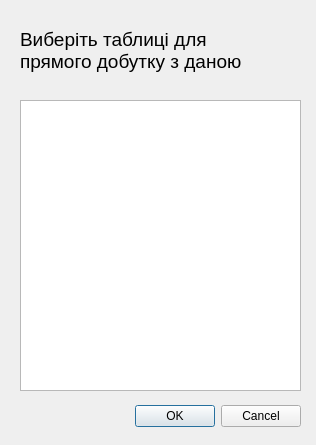
<?xml version="1.0" encoding="UTF-8"?>
<ui version="4.0">
 <class>CrossJoin</class>
 <widget class="QDialog" name="CrossJoin">
  <property name="geometry">
   <rect>
    <x>0</x>
    <y>0</y>
    <width>316</width>
    <height>445</height>
   </rect>
  </property>
  <property name="windowTitle">
   <string>Dialog</string>
  </property>
  <widget class="QDialogButtonBox" name="buttonBox">
   <property name="geometry">
    <rect>
     <x>-40</x>
     <y>400</y>
     <width>341</width>
     <height>32</height>
    </rect>
   </property>
   <property name="orientation">
    <enum>Qt::Horizontal</enum>
   </property>
   <property name="standardButtons">
    <set>QDialogButtonBox::Cancel|QDialogButtonBox::Ok</set>
   </property>
  </widget>
  <widget class="QTableWidget" name="possibleTables">
   <property name="geometry">
    <rect>
     <x>20</x>
     <y>100</y>
     <width>281</width>
     <height>291</height>
    </rect>
   </property>
  </widget>
  <widget class="QLabel" name="selectTablesLabel">
   <property name="geometry">
    <rect>
     <x>20</x>
     <y>10</y>
     <width>271</width>
     <height>81</height>
    </rect>
   </property>
   <property name="font">
    <font>
     <pointsize>14</pointsize>
    </font>
   </property>
   <property name="text">
    <string>Виберiть таблицi для 
прямого добутку з даною</string>
   </property>
   <property name="textFormat">
    <enum>Qt::AutoText</enum>
   </property>
   <property name="scaledContents">
    <bool>false</bool>
   </property>
  </widget>
 </widget>
 <resources/>
 <connections>
  <connection>
   <sender>buttonBox</sender>
   <signal>accepted()</signal>
   <receiver>CrossJoin</receiver>
   <slot>accept()</slot>
   <hints>
    <hint type="sourcelabel">
     <x>248</x>
     <y>254</y>
    </hint>
    <hint type="destinationlabel">
     <x>157</x>
     <y>274</y>
    </hint>
   </hints>
  </connection>
  <connection>
   <sender>buttonBox</sender>
   <signal>rejected()</signal>
   <receiver>CrossJoin</receiver>
   <slot>reject()</slot>
   <hints>
    <hint type="sourcelabel">
     <x>316</x>
     <y>260</y>
    </hint>
    <hint type="destinationlabel">
     <x>286</x>
     <y>274</y>
    </hint>
   </hints>
  </connection>
 </connections>
</ui>
